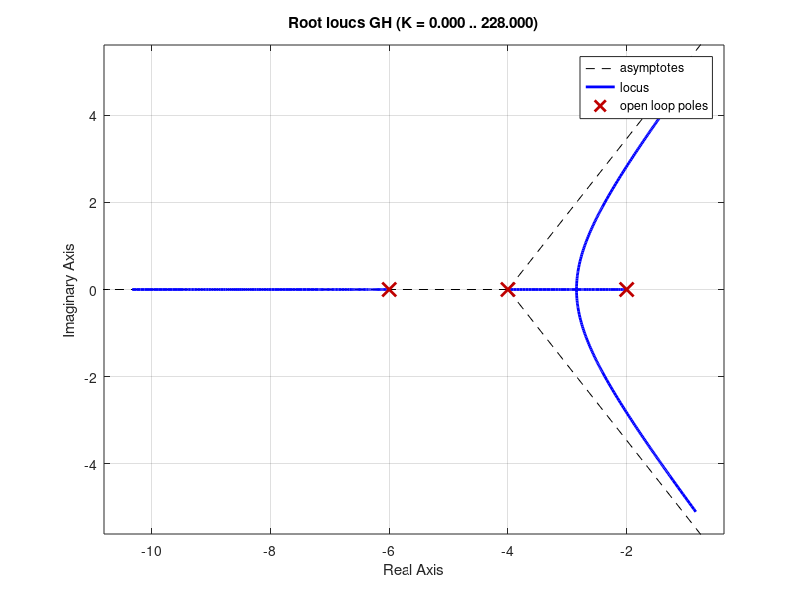

Recreate this plot in MATLAB. (Note: this script raises an error after producing the figure.)
num= 1;
den= poly([-2 -4 -6]);
GH= tf(num, den)
pos=10
z=(-log(pos/100))/(sqrt(pi^2+log(pos/100)^2))
rlocus(GH)
sgrid(z,0)
[K,p]=rlocfind(GH)

%Ts=4/2.0390
%T=feedback(K*GH,1)
%step(T)
